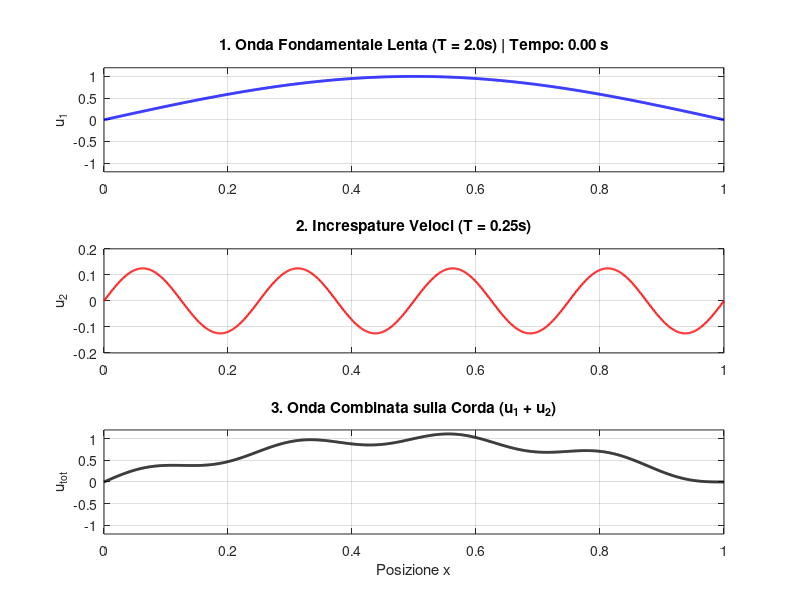

Here is the MATLAB script that generated this plot: (Note: this script raises an error after producing the figure.)
%% Generatore Animazione: Onde Stazionarie Sovrapposte
clear; clc; close all;

% Parametri spaziali e temporali (Senza smorzamento per vedere il moto puro)
x = linspace(0, 1, 1000);
t_end = 2.0; % Un periodo completo della fondamentale
dt = 0.02;   % Passo temporale dell'animazione
t_vec = 0:dt:t_end;

% Creazione figura
fig = figure('Color', 'w', 'Position', [100, 100, 800, 700]);
filename = 'animazione_onde.gif';

for i = 1:length(t_vec)
    t = t_vec(i);

    % Le equazioni fisiche delle onde stazionarie nel tempo
    % u(x,t) = sin(k*x) * cos(w*t)
    u_lenta = sin(pi*x) * cos(pi*t);               % Fondamentale (T = 2.0s)
    u_veloce = (1/8)*sin(8*pi*x) * cos(8*pi*t);    % Increspatura (T = 0.25s)
    u_tot = u_lenta + u_veloce;                    % Combinazione fisica

    % Plot 1: Onda Lenta (La pancia principale)
    subplot(3,1,1);
    plot(x, u_lenta, 'b', 'LineWidth', 2);
    axis([0 1 -1.2 1.2]); grid on;
    title(sprintf('1. Onda Fondamentale Lenta (T = 2.0s) | Tempo: %.2f s', t));
    ylabel('u_1');

    % Plot 2: Onda Veloce (Le increspature)
    subplot(3,1,2);
    plot(x, u_veloce, 'r', 'LineWidth', 1.5);
    axis([0 1 -0.2 0.2]); grid on;
    title('2. Increspature Veloci (T = 0.25s)');
    ylabel('u_2');

    % Plot 3: Onda Combinata (La vera corda)
    subplot(3,1,3);
    plot(x, u_tot, 'k', 'LineWidth', 2);
    axis([0 1 -1.2 1.2]); grid on;
    title('3. Onda Combinata sulla Corda (u_1 + u_2)');
    xlabel('Posizione x'); ylabel('u_{tot}');

    drawnow;

    % Salvataggio del frame per esportare la GIF
    frame = getframe(fig);
    im = frame2im(frame);
    [imind, cm] = rgb2ind(im, 256);
    if i == 1
        imwrite(imind, cm, filename, 'gif', 'Loopcount', inf, 'DelayTime', dt);
    else
        imwrite(imind, cm, filename, 'gif', 'WriteMode', 'append', 'DelayTime', dt);
    end
end

fprintf('Finito! Animazione salvata nella cartella corrente come %s\n', filename);
